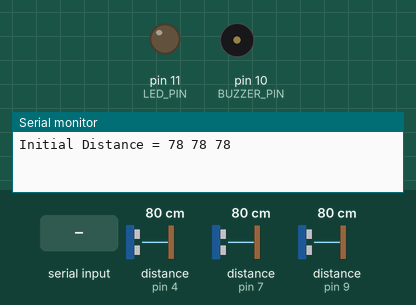
Simulated run of this sketch. Board: Arduino Uno, built with avr-gcc and run on an emulated ATmega328P. Parts: output pins drawn as LEDs (lit = HIGH), buzzer (waves = sounding, pin HIGH), the last lines printed to the serial monitor. Wiring (inferred from the names in the program): 3 × ultrasonic range finder: trigger pin 3, echo pin 4 / trigger pin 6, echo pin 7 / trigger pin 8, echo pin 9. The test bench sets the inputs (shaded band); at power-on: distance to the obstacle (sensors on pin 4, pin 7, pin 9) 80 cm. The echo pulse lasts 58.3 µs per cm; pins used as bus, display or sensor lines are not drawn.

Above: at 1.3 s.
1.4 s: "1\n" received over Serial
2.9 s: byte 114 ('r') received over Serial
At 3.1 s:
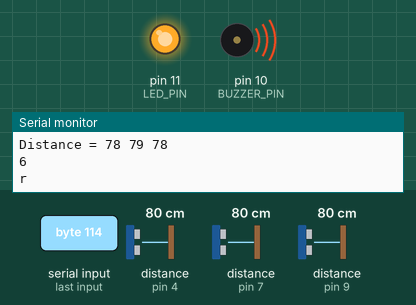
5.5 s: byte 98 ('b') received over Serial
Timing chart, 0 to 8.5 s (numbered marks = the images above; inputs shaded):
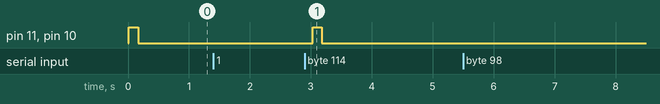

Measured:
- after the input at 2.9 s, pin 11 (LED_PIN), pin 10 (BUZZER_PIN): LOW → HIGH after 0.13 s, → LOW 0.15 s later

The sketch:

Design_Project_TestCode_BT2_S3_R_B.ino
```cpp
#define TRIG_PIN_1 6
#define ECHO_PIN_1 7

#define TRIG_PIN_2 3
#define ECHO_PIN_2 4

#define TRIG_PIN_3 8
#define ECHO_PIN_3 9

#define BUZZER_PIN 10
#define LED_PIN 11

long initialDistance_1,currentDistance_1;
long initialDistance_2,currentDistance_2;
long initialDistance_3,currentDistance_3;

long Total_Distance_1=0;long Total_Distance_2=0;long Total_Distance_3=0;

int loop_no=0;
int error = 3;

bool Device_State;
bool Buzzer_State = false;
bool Set_Buzzer_State = false;
bool Reset_State =  false;

char Incoming_value = 0;

int readDistanceCM(int TRIG_PIN, int ECHO_PIN){
  digitalWrite(TRIG_PIN, LOW);delayMicroseconds(2);
  digitalWrite(TRIG_PIN, HIGH);delayMicroseconds(10);
  digitalWrite(TRIG_PIN, LOW);

  int distance=pulseIn(ECHO_PIN, HIGH)*0.034/2;
  return distance;
}

// Function to control the buzzer
void controlBuzzer() {
  digitalWrite(BUZZER_PIN, HIGH);delay(750);
  digitalWrite(BUZZER_PIN, LOW);delay(500);
   // Delay between buzzer on/off states
}

void setup() {
  // put your setup code here, to run once:
  Serial.begin(9600);

  pinMode(TRIG_PIN_1, OUTPUT);pinMode(ECHO_PIN_1, INPUT);
  pinMode(TRIG_PIN_2, OUTPUT); pinMode(ECHO_PIN_2, INPUT);
  pinMode(TRIG_PIN_3, OUTPUT);pinMode(ECHO_PIN_3, INPUT);

  pinMode(BUZZER_PIN, OUTPUT);pinMode(LED_PIN, OUTPUT);

  // Get initial distance
  initialDistance_1=readDistanceCM(TRIG_PIN_1, ECHO_PIN_1);
  initialDistance_2=readDistanceCM(TRIG_PIN_2, ECHO_PIN_2);
  initialDistance_3=readDistanceCM(TRIG_PIN_3, ECHO_PIN_3);

  digitalWrite(BUZZER_PIN, HIGH);digitalWrite(LED_PIN, HIGH);delay(150);digitalWrite(BUZZER_PIN, LOW);digitalWrite(LED_PIN, LOW);

  Serial.print("Initial Distance = ");
  Serial.print(initialDistance_1);Serial.print(" ");Serial.print(initialDistance_2);Serial.print(" ");Serial.println(initialDistance_3);
}

void loop() {

  if (Serial.available() > 0) {
    Incoming_value = Serial.read();
    Serial.print(Incoming_value);Serial.print("\n");
    if (Incoming_value == '1') {
      Device_State = true;
    } else if (Incoming_value == '0') {
      Device_State = false;
      Buzzer_State = false;
    } else if (Incoming_value == 'r'){
      Reset_State = true;
    } else if (Incoming_value == 'b'){
      Buzzer_State = false;
    }
  }

  if (Reset_State == true){
    // Get initial distance
    initialDistance_1=readDistanceCM(TRIG_PIN_1, ECHO_PIN_1);
    initialDistance_2=readDistanceCM(TRIG_PIN_2, ECHO_PIN_2);
    initialDistance_3=readDistanceCM(TRIG_PIN_3, ECHO_PIN_3);

    digitalWrite(BUZZER_PIN, HIGH);digitalWrite(LED_PIN, HIGH);delay(150);digitalWrite(BUZZER_PIN, LOW);digitalWrite(LED_PIN, LOW);

    Serial.print("Initial Distance = ");
    Serial.print(initialDistance_1);Serial.print(" ");Serial.print(initialDistance_2);Serial.print(" ");Serial.println(initialDistance_3);
    Reset_State = false;
  }
  if (Device_State == true) {
    if (Buzzer_State == false){

      int distance_1 = readDistanceCM(TRIG_PIN_1, ECHO_PIN_1);
      int distance_2 = readDistanceCM(TRIG_PIN_2, ECHO_PIN_2);
      int distance_3 = readDistanceCM(TRIG_PIN_3, ECHO_PIN_3);

      Total_Distance_1 = Total_Distance_1 + distance_1;
      Total_Distance_2 = Total_Distance_2 + distance_2;
      Total_Distance_3 = Total_Distance_3 + distance_3;

      Serial.print("Distance = ");
      Serial.print(distance_1);Serial.print(" ");Serial.print(distance_2);Serial.print(" ");Serial.println(distance_3);

      loop_no = loop_no + 1;
      Serial.println(loop_no);

      if (loop_no == 10) {

        long Mean_Distance_1 = Total_Distance_1 / loop_no;
        long Mean_Distance_2 = Total_Distance_2 / loop_no;
        long Mean_Distance_3 = Total_Distance_3 / loop_no;

        Serial.print("Mean Distance = ");
        Serial.print(Mean_Distance_1);Serial.print(" ");Serial.print(Mean_Distance_2);Serial.print(" ");Serial.println(Mean_Distance_3);

        if (((initialDistance_1 + error) >= Mean_Distance_1 && (initialDistance_1 - error) <= Mean_Distance_1)||
            ((initialDistance_2 + error) >= Mean_Distance_2 && (initialDistance_2 - error) <= Mean_Distance_2)||
            ((initialDistance_3 + error) >= Mean_Distance_3 && (initialDistance_3 - error) <= Mean_Distance_3)) {

          Serial.print("Mean Distance noy changed = ");
          Serial.print(Mean_Distance_1);Serial.print(" ");Serial.print(Mean_Distance_2);Serial.print(" ");Serial.println(Mean_Distance_3);

        } else if (((initialDistance_1 - error) >= Mean_Distance_1)||
                  ((initialDistance_2 - error) >= Mean_Distance_2)||
                  ((initialDistance_3 - error) >= Mean_Distance_3)) {

          Serial.print("Mean Distance changed = ");
          Serial.print(Mean_Distance_1);Serial.print(" ");Serial.print(Mean_Distance_2);Serial.print(" ");Serial.println(Mean_Distance_3);

          Buzzer_State = true;
        }

        loop_no = 0;
        Total_Distance_1 = 0; Total_Distance_2 = 0; Total_Distance_3 = 0;
      }
    }
    if (Buzzer_State == true) {
      controlBuzzer(); // Call the function to control the buzzer

      if (Serial.available() > 0) {
        Incoming_value = Serial.read();
        Serial.print(Incoming_value);
        Serial.print("\n");
        if (Incoming_value == '0') {
          Device_State = true;
          Buzzer_State = false;
        }
      }
    }
  }

  delay(250);  // Adjust the delay between distance measurements as per your requirements
}
```
